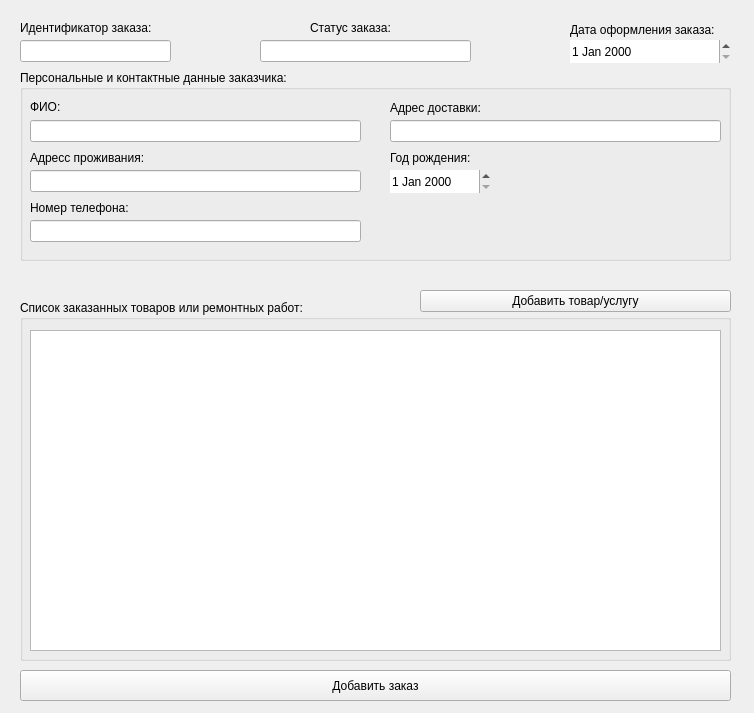
<?xml version="1.0" encoding="UTF-8"?>
<ui version="4.0">
 <class>AddNewOrderForm</class>
 <widget class="QWidget" name="AddNewOrderForm">
  <property name="geometry">
   <rect>
    <x>0</x>
    <y>0</y>
    <width>754</width>
    <height>713</height>
   </rect>
  </property>
  <property name="windowTitle">
   <string>Оформление нового заказа</string>
  </property>
  <widget class="QLabel" name="label_2">
   <property name="geometry">
    <rect>
     <x>570</x>
     <y>20</y>
     <width>171</width>
     <height>20</height>
    </rect>
   </property>
   <property name="text">
    <string>Дата оформления заказа:</string>
   </property>
  </widget>
  <widget class="QLabel" name="label">
   <property name="geometry">
    <rect>
     <x>20</x>
     <y>20</y>
     <width>161</width>
     <height>16</height>
    </rect>
   </property>
   <property name="text">
    <string>Идентификатор заказа:</string>
   </property>
  </widget>
  <widget class="QGroupBox" name="groupBox_2">
   <property name="geometry">
    <rect>
     <x>20</x>
     <y>300</y>
     <width>711</width>
     <height>361</height>
    </rect>
   </property>
   <property name="title">
    <string>Список заказанных товаров или ремонтных работ: </string>
   </property>
   <widget class="QTableView" name="tableView">
    <property name="geometry">
     <rect>
      <x>10</x>
      <y>30</y>
      <width>691</width>
      <height>321</height>
     </rect>
    </property>
    <attribute name="horizontalHeaderCascadingSectionResizes">
     <bool>true</bool>
    </attribute>
    <attribute name="horizontalHeaderDefaultSectionSize">
     <number>200</number>
    </attribute>
    <attribute name="horizontalHeaderStretchLastSection">
     <bool>true</bool>
    </attribute>
    <attribute name="verticalHeaderCascadingSectionResizes">
     <bool>true</bool>
    </attribute>
    <attribute name="verticalHeaderDefaultSectionSize">
     <number>60</number>
    </attribute>
   </widget>
  </widget>
  <widget class="QDateEdit" name="orderRegDate_dateEdit">
   <property name="geometry">
    <rect>
     <x>570</x>
     <y>40</y>
     <width>161</width>
     <height>23</height>
    </rect>
   </property>
   <property name="frame">
    <bool>false</bool>
   </property>
   <property name="readOnly">
    <bool>false</bool>
   </property>
  </widget>
  <widget class="QLineEdit" name="orderStatus_lineEdit">
   <property name="geometry">
    <rect>
     <x>260</x>
     <y>40</y>
     <width>211</width>
     <height>22</height>
    </rect>
   </property>
   <property name="frame">
    <bool>true</bool>
   </property>
   <property name="readOnly">
    <bool>false</bool>
   </property>
  </widget>
  <widget class="QGroupBox" name="groupBox">
   <property name="geometry">
    <rect>
     <x>20</x>
     <y>70</y>
     <width>711</width>
     <height>191</height>
    </rect>
   </property>
   <property name="title">
    <string>Персональные и контактные данные заказчика:  </string>
   </property>
   <widget class="QLabel" name="label_3">
    <property name="geometry">
     <rect>
      <x>10</x>
      <y>30</y>
      <width>59</width>
      <height>14</height>
     </rect>
    </property>
    <property name="text">
     <string>ФИО:</string>
    </property>
   </widget>
   <widget class="QLineEdit" name="fullName_lineEdit">
    <property name="geometry">
     <rect>
      <x>10</x>
      <y>50</y>
      <width>331</width>
      <height>22</height>
     </rect>
    </property>
    <property name="frame">
     <bool>true</bool>
    </property>
    <property name="readOnly">
     <bool>false</bool>
    </property>
   </widget>
   <widget class="QLabel" name="label_4">
    <property name="geometry">
     <rect>
      <x>10</x>
      <y>80</y>
      <width>141</width>
      <height>16</height>
     </rect>
    </property>
    <property name="text">
     <string>Адресс проживания:</string>
    </property>
   </widget>
   <widget class="QLineEdit" name="livingAdress_lineEdit">
    <property name="geometry">
     <rect>
      <x>10</x>
      <y>100</y>
      <width>331</width>
      <height>22</height>
     </rect>
    </property>
    <property name="frame">
     <bool>true</bool>
    </property>
    <property name="readOnly">
     <bool>false</bool>
    </property>
   </widget>
   <widget class="QLabel" name="label_5">
    <property name="geometry">
     <rect>
      <x>10</x>
      <y>130</y>
      <width>121</width>
      <height>16</height>
     </rect>
    </property>
    <property name="text">
     <string>Номер телефона: </string>
    </property>
   </widget>
   <widget class="QLineEdit" name="phoheNumber_lineEdit">
    <property name="geometry">
     <rect>
      <x>10</x>
      <y>150</y>
      <width>331</width>
      <height>22</height>
     </rect>
    </property>
    <property name="frame">
     <bool>true</bool>
    </property>
    <property name="readOnly">
     <bool>false</bool>
    </property>
   </widget>
   <widget class="QLabel" name="label_6">
    <property name="geometry">
     <rect>
      <x>370</x>
      <y>30</y>
      <width>111</width>
      <height>16</height>
     </rect>
    </property>
    <property name="text">
     <string>Адрес доставки: </string>
    </property>
   </widget>
   <widget class="QLineEdit" name="deliveryAdress_lineEdit">
    <property name="geometry">
     <rect>
      <x>370</x>
      <y>50</y>
      <width>331</width>
      <height>22</height>
     </rect>
    </property>
    <property name="frame">
     <bool>true</bool>
    </property>
    <property name="readOnly">
     <bool>false</bool>
    </property>
   </widget>
   <widget class="QLabel" name="label_7">
    <property name="geometry">
     <rect>
      <x>370</x>
      <y>80</y>
      <width>101</width>
      <height>16</height>
     </rect>
    </property>
    <property name="text">
     <string>Год рождения:</string>
    </property>
   </widget>
   <widget class="QDateEdit" name="birhtDay_dateEdit">
    <property name="geometry">
     <rect>
      <x>370</x>
      <y>100</y>
      <width>101</width>
      <height>23</height>
     </rect>
    </property>
    <property name="frame">
     <bool>false</bool>
    </property>
    <property name="readOnly">
     <bool>false</bool>
    </property>
   </widget>
  </widget>
  <widget class="QLineEdit" name="orderID_lineEdit">
   <property name="geometry">
    <rect>
     <x>20</x>
     <y>40</y>
     <width>151</width>
     <height>22</height>
    </rect>
   </property>
   <property name="frame">
    <bool>true</bool>
   </property>
   <property name="readOnly">
    <bool>false</bool>
   </property>
  </widget>
  <widget class="QLabel" name="label_8">
   <property name="geometry">
    <rect>
     <x>310</x>
     <y>20</y>
     <width>101</width>
     <height>16</height>
    </rect>
   </property>
   <property name="text">
    <string>Статус заказа:</string>
   </property>
  </widget>
  <widget class="QPushButton" name="addItem_pushButton">
   <property name="geometry">
    <rect>
     <x>420</x>
     <y>290</y>
     <width>311</width>
     <height>22</height>
    </rect>
   </property>
   <property name="text">
    <string>Добавить товар/услугу</string>
   </property>
  </widget>
  <widget class="QPushButton" name="addOrder_pushButton">
   <property name="geometry">
    <rect>
     <x>20</x>
     <y>670</y>
     <width>711</width>
     <height>31</height>
    </rect>
   </property>
   <property name="text">
    <string>Добавить заказ</string>
   </property>
  </widget>
 </widget>
 <resources/>
 <connections/>
</ui>
